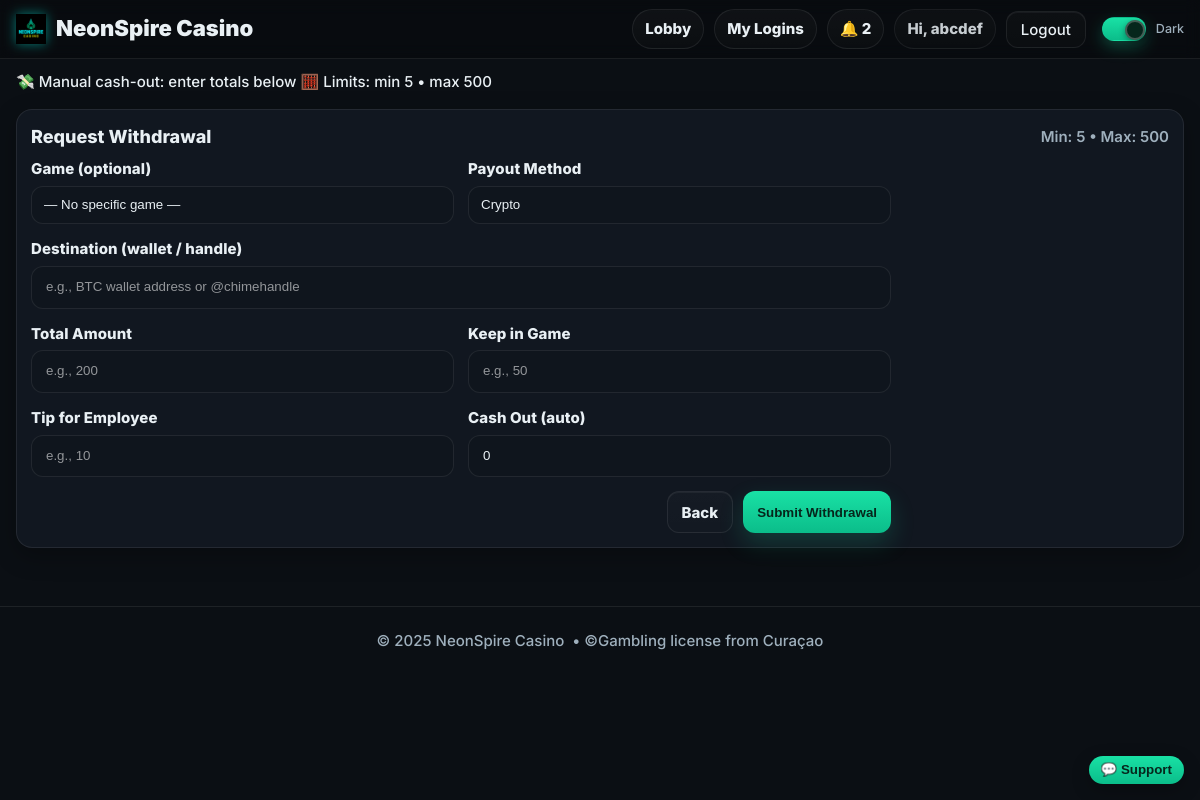
Screenshot of /player/withdraw (signed in) with the database file from the repository.
### models.py (models this page shows, shortened)
class User(db.Model, UserMixin):
    __tablename__ = "users"
    id = db.Column(db.Integer, primary_key=True)
    name = db.Column(db.String(120), nullable=False)
    email = db.Column(db.String(255), unique=True, nullable=False, index=True)
    mobile = db.Column(db.String(24), nullable=True, index=True)  # E.164
    password_hash = db.Column(db.String(255), nullable=False)
    role = db.Column(db.String(20), nullable=False, default="PLAYER")  # PLAYER | EMPLOYEE | ADMIN
    email_verified = db.Column(db.Boolean, default=False, index=True)
    email_verified_at = db.Column(db.DateTime, nullable=True)
    promo_seen = db.Column(db.Boolean, default=False, index=True)
    created_at = db.Column(db.DateTime, default=datetime.utcnow)

class PaymentSettings(db.Model):
    __tablename__ = "payment_settings"
    id = db.Column(db.Integer, primary_key=True)
    crypto_wallet_text = db.Column(db.String(255), default="USDT-TRC20: YOUR_ADDRESS")
    crypto_qr_url = db.Column(db.String(500), default="")
    chime_handle = db.Column(db.String(255), default="@your-chime")
    chime_qr_url = db.Column(db.String(500), default="")
    crypto_pay_url = db.Column(db.String(500), default="")
    chime_pay_url  = db.Column(db.String(500), default="")
    cashapp_handle  = db.Column(db.String(255), default="$yourcashtag")
    cashapp_qr_url  = db.Column(db.String(500), default="")
    cashapp_pay_url = db.Column(db.String(500), default="")
    bonus_percent = db.Column(db.Integer, default=0)
    min_redeem = db.Column(db.Integer, default=0)
    max_redeem = db.Column(db.Integer, default=0)
    whatsapp_url = db.Column(db.String(500), default="")
    telegram_url = db.Column(db.String(500), default="")
    facebook_url = db.Column(db.String(500), default="")
    instagram_url = db.Column(db.String(500), default="")
    promo_bonus_line    = db.Column(db.String(300), default="🔥 Today only: +10% bonus on YOLO!")
    promo_referral_line = db.Column(db.String(300), default="🤝 Refer a friend, get +5% bonus!")
    promo_service_line  = db.Column(db.String(300), default="🕐 We’re 24/7 and always here to help.")
    promo_trust_line    = db.Column(db.String(300), default="✅ 100% legit & secure.")
    promo_text          = db.Column(db.String(200), default="")
    updated_at = db.Column(db.DateTime, default=datetime.utcnow, onupdate=datetime.utcnow)

### player_bp.py (the view)
@player_bp.get("/withdraw")
@login_required
def withdraw_get():
    gid = request.args.get("game_id", type=int)
    if gid:
        return redirect(url_for("short_bp.withdraw_clean", game_id=gid))
    return _render_withdraw(game_id=None)

### player_bp.py (called while the page is built)
def _player_like() -> bool:
    return current_user.is_authenticated and current_user.role in ("PLAYER", "ADMIN")

def _get_settings():
    s = db.session.get(PaymentSettings, 1)
    if not s:
        s = PaymentSettings(id=1, min_redeem=0, max_redeem=0)
        db.session.add(s)
        db.session.commit()
    return s

def _render_withdraw(game_id: int | None):
    if not _player_like():
        return abort(403)
    settings = _get_settings()
    games = Game.query.filter_by(is_active=True).order_by(Game.name.asc()).all()
    return render_template(
        "player_withdraw.html",
        settings=settings,
        games=games,
        preselect_game_id=game_id,
        page_title="Withdraw • NeonSpire Casino"
    )

### templates/player_withdraw.html (shortened to what this page needs)
{% extends "base.html" %}
{% block hero %}
<div class="ticker">
  <div class="shell ticker__track">
    <span>💸 Manual cash-out: enter totals below</span>
    {% if settings %}
      <span>🧮 Limits: min {{ settings.min_redeem or 0 }} • max {{ settings.max_redeem or 0 }}</span>
    {% endif %}
  </div>
</div>
{% endblock %}
{% block content %}
<div class="shell" style="margin-top:16px">
  <div class="panel">
    <div class="panel-head">
      <div class="h3">Request Withdrawal</div>
      {% if settings %}
        <div class="muted">Min: {{ settings.min_redeem or 0 }} • Max: {{ settings.max_redeem or 0 }}</div>
      {% endif %}
    </div>
    <form id="withdrawForm" class="form-grid" method="post" action="{{ url_for('playerbp.withdraw_post') }}">
      <div class="form-group">
        <label for="wdGame">Game (optional)</label>
        <select id="wdGame" name="game_id"
                style="background:var(--panel-2);border:1px solid var(--stroke);border-radius:12px;color:var(--text);padding:10px 12px">
          <option value="">— No specific game —</option>
        </select>
      </div>
      <div class="form-group">
        <label for="wdMethod">Payout Method</label>
        <select id="wdMethod" name="method"
                style="background:var(--panel-2);border:1px solid var(--stroke);border-radius:12px;color:var(--text);padding:10px 12px">
          <option value="CRYPTO">Crypto</option>
        </select>
      </div>
      <div class="form-group" style="grid-column:1/-1">
        <label for="wdAddress">Destination (wallet / handle)</label>
        <input id="wdAddress" name="address" type="text" placeholder="e.g., BTC wallet address or @chimehandle">
      </div>
      <div class="form-group">
        <label for="totalAmount">Total Amount</label>
        <input id="totalAmount" name="total_amount" type="number" min="1" step="1" placeholder="e.g., 200" required>
      </div>
      <div class="form-group">
        <label for="keepAmount">Keep in Game</label>
        <input id="keepAmount" name="keep_amount" type="number" min="0" step="1" placeholder="e.g., 50">
      </div>
      <div class="form-group">
        <label for="tipAmount">Tip for Employee</label>
        <input id="tipAmount" name="tip_amount" type="number" min="0" step="1" placeholder="e.g., 10">
      </div>
      <div class="form-group">
        <label for="cashOut">Cash Out (auto)</label>
        <input id="cashOut" type="number" min="0" step="1" placeholder="Calculated" readonly>
      </div>
      <div class="form-actions" style="grid-column:1/-1;display:flex;gap:10px;justify-content:flex-end">
        <a class="btn btn-ghost" href="{{ url_for('short_bp.lob_short') }}">Back</a>
        <button class="btn btn-primary" type="submit">Submit Withdrawal</button>
      </div>
    </form>
  </div>
</div>
{% endblock %}

### templates/base.html (shortened to what this page needs)
<!DOCTYPE html>
<html lang="en" data-theme="dark">
<head>
  <link rel="stylesheet" href="{{ url_for('static', filename='css/styles.css') }}?v=dm2">
</head>
<body>
  <header class="nav" style="position:sticky;top:0;z-index:50;background:rgba(0,0,0,.25);backdrop-filter:blur(8px);border-bottom:1px solid var(--stroke)">
    <div class="shell nav-inner" style="display:flex;align-items:center;justify-content:space-between;height:58px">
      <a href="{{ url_for('short_bp.lob_short') }}" class="brand" aria-label="NeonSpire Casino">
        <img class="brand-logo" src="{{ url_for('static', filename='img/logo.png') }}" alt="NeonSpire Casino">
        <span class="brand-text">NeonSpire Casino</span>
      </a>
      <nav class="nav-links" style="display:flex;align-items:center;gap:10px">
        {% if not current_user.is_authenticated or current_user.role == 'PLAYER' %}
          <a class="pill" href="{{ url_for('short_bp.lob_short') }}">Lobby</a>
        {% endif %}
        {% if current_user.is_authenticated %}
          {% if current_user.role == 'ADMIN' %}
            <a class="pill" href="{{ url_for('adminbp.admin_home') }}">Admin</a>
            <a class="pill" href="{{ url_for('adminbp.admin_players') }}">Players</a>
            <a class="pill" href="{{ url_for('adminbp.deposits_audit') }}">Deposits</a>
            <a class="pill" href="{{ url_for('adminbp.admin_users') }}">Employees</a>
          {% elif current_user.role == 'EMPLOYEE' %}
            <a class="pill" href="{{ url_for('employeebp.employee_home') }}">Employee</a>
          {% else %}
            <a class="pill" href="{{ url_for('short_bp.mylogin_clean') }}">My Logins</a>
          {% endif %}
          <a class="pill" href="{{ url_for('notifybp.list_notifications') }}">🔔 {{ unread_count or 0 }}</a>
          <span class="pill" style="pointer-events:none;opacity:.85">
            Hi, {{ current_user.name.split(' ')[0] if current_user.name else 'Player' }}
          </span>
          <a class="btn btn-ghost" href="{{ url_for('auth.logout') }}">Logout</a>
        {% else %}
          <a class="pill" href="{{ url_for('auth.login_get') }}">Login</a>
          <a class="btn btn-primary" href="{{ url_for('short_bp.reg_short') }}">Register</a>
        {% endif %}
        <label class="toggle" style="margin-left:6px">
          <span class="track"><span class="knob"></span></span>
          <span class="label">Dark</span>
        </label>
      </nav>
    </div>
  </header>
  <div class="hero-slot">
    {% block hero %}{% endblock %}
  </div>
  <main style="padding-bottom:20px">
    {% block content %}{% endblock %}
  </main>
  <footer class="shell footer"
          style="height:68px;border-top:1px solid var(--stroke);margin-top:24px;
                 display:flex;align-items:center;justify-content:center;">
    © {{ 2025 }} NeonSpire Casino &nbsp;•&nbsp;
    <span class="muted">©Gambling license from Curaçao </span>
  </footer>
  {% if current_user.is_authenticated and current_user.role == 'PLAYER' %}
    {% include "_dm_widget.html" %}
  {% endif %}
</body>
</html>

### templates/base.html (style rules this page uses)
.brand { display:flex; gap:10px; align-items:center; text-decoration:none; color:inherit; font-weight:900; font-size:22px }
.brand-logo { height:30px; width:auto; display:block; filter: drop-shadow(0 0 6px rgba(0,255,233,.45)); }
.hero-slot { position:relative; z-index:2; padding-top:12px; }
header.nav { overflow:visible; }

### rows the page displays
User: name "abcdef"
PaymentSettings: min_redeem "5", max_redeem "500"

### other values shown
{{ unread_count or 0 }} "2"
{{ 2025 }} "2025"
